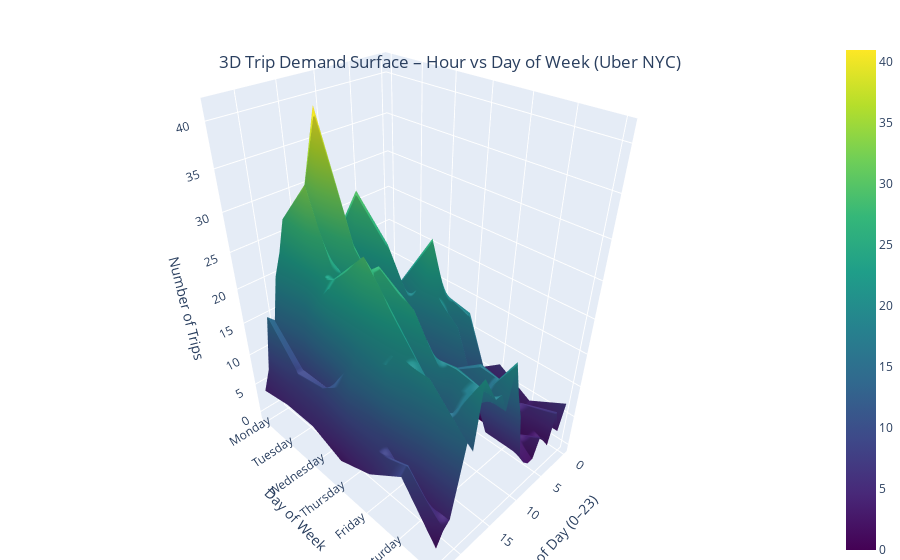

Notebook source saved alongside this figure:
### Code cell
import plotly.graph_objects as go


df['Pickup_Hour'] = df['Pickup_Datetime'].dt.hour
df['Day_of_Week'] = df['Pickup_Datetime'].dt.day_name()

day_order = ['Monday', 'Tuesday', 'Wednesday', 'Thursday', 'Friday', 'Saturday', 'Sunday']
df['Day_of_Week'] = pd.Categorical(df['Day_of_Week'], categories=day_order, ordered=True)

pivot = df.groupby(['Day_of_Week', 'Pickup_Hour']).size().unstack().fillna(0)
x = pivot.columns         # Hours
y = pivot.index           # Ordered Days
z = pivot.values          # Trip counts

fig = go.Figure(data=[go.Surface(z=z, x=x, y=y, colorscale='Viridis')])
fig.update_layout(
    title={
        'text': "3D Trip Demand Surface – Hour vs Day of Week (Uber NYC)",
        'y':0.9, 'x':0.5, 'xanchor': 'center', 'yanchor': 'top'
    },
    scene=dict(
        xaxis_title='Hour of Day (0–23)',
        yaxis_title='Day of Week',
        zaxis_title='Number of Trips',
        zaxis=dict(tickformat='d')
    ),
    margin=dict(l=0, r=0, b=0, t=40)
)

fig.show()

### Figure 1 — Plotly figure (JSON) as saved in the notebook; plotly's stock layout.template omitted (floating-point values rounded to 4 significant figures; data arrays with more than 128 entries replaced by an {"elided": "..."} marker saying what was removed)
{"data": [{"colorscale": [[0, "#440154"], [0.1111, "#482878"], [0.2222, "#3e4989"], [0.3333, "#31688e"], [0.4444, "#26828e"], [0.5556, "#1f9e89"], [0.6667, "#35b779"], [0.7778, "#6ece58"], [0.8889, "#b5de2b"], [1, "#fde725"]], "type": "surface", "x": [0, 1, 2, 3, 4, 5, 6, 7, 8, 9, 10, 11, 12, 13, 14, 15, 16, 17, 18, 19, 20, 21, 22, 23], "y": ["Monday", "Tuesday", "Wednesday", "Thursday", "Friday", "Saturday", "Sunday"], "z": {"elided": "7x24 int values"}}], "layout": {"margin": {"b": 0, "l": 0, "r": 0, "t": 40}, "scene": {"xaxis": {"title": {"text": "Hour of Day (0–23)"}}, "yaxis": {"title": {"text": "Day of Week"}}, "zaxis": {"tickformat": "d", "title": {"text": "Number of Trips"}}}, "title": {"text": "3D Trip Demand Surface – Hour vs Day of Week (Uber NYC)", "x": 0.5, "xanchor": "center", "y": 0.9, "yanchor": "top"}}}
